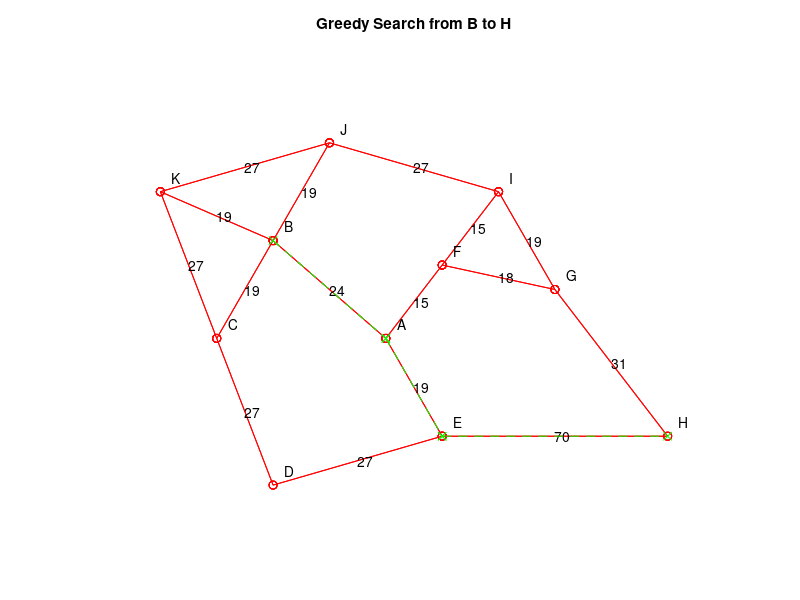

This chart was generated by the following MATLAB code:
% Code for Greedy algorithm
function D = Greedy
    pause(1)
    figure
    [A coord] = makeGraph; % call script to make the graph:
    gplot(A, coord, 'ro-')
    hold on
    for index = 1:length(coord)
        str = char('A' + index - 1);
        text(coord(index,1) + 0.2, ...
            coord(index,2) + 0.3, str);
    end
	showCosts(coord, A);
    axis([0 11 0 10]); axis off; hold on
    start = 2
    target = 8
    % initial path
    current = start;
    visited = start;
    while current(end) ~= target
        thisNode = current(end);
        % get possible paths from here
        children = find(A(thisNode,:) ~= 0);
        best = inf;
        node = -1; % no node seleected yet
        for thisChild = children
            if ~any(thisChild == visited)
                edgeCost = A(thisNode, thisChild);
                estimate = dist(thisChild, target, coord);
                cost = edgeCost + estimate;
                if cost < best
                    best = cost;
                    node = thisChild;
                end
            end % if ~any(thisChild == current)
        end % for thisChild = children
        if node == -1
            % dead end -> back up one
            current = current(1:end-1);
            if length(current == 0)
                error('path failed')
            end
        else
            current = [current node];
            visited = [visited node]; %
        end
    end
    D = sparse([0]);
    for it = 1:length(current)-1
        D(current(it), current(it+1)) = 1;
    end
    gplot(D, coord, 'gx--')
    title('Greedy Search from B to H')
end
function showCosts(co, A)
	n = length(A);
	for r = 1:n
        for c = r+1:n
            if A(r,c) > 0
                str = num2str(A(r,c));
                c1 = co(r,:);
                c2 = co(c,:);
                at = (c1 + c2) ./ 2;
                text(at(1),at(2), str);
            end
        end
    end
end
function [A coord] = makeGraph
    % edge weights
    cost = [24 19 15 19 19 19 27 27 27 70 18 15 31 19 27 27];
    % edge directions
    dir = [2 2 2 2 2 2 2 2 2 2 2 2 2 2 2 2];
    % connectivity
    node = [ 1 2 3 0	% edges from A
        1 4 5 6			% edges from B
        4 7 8 0			% edges from C
        7 9 0 0			% edges from D
        2 9 10 0		% edges from E
        3 11 12 0		% edges from F
        11 13 14 0		% edges from G
        10 13 0 0		% edges from H
        12 14 15 0		% edges from I
        5 15 16 0		% edges from J
        6 8 16 0]		% edges from K
    % coordinates
    coord = [   5 4 	% A
                3 6 	% B
                2 4 	% C
                3 1 	% D
                6 2 	% E
                6 5.5 	% F 
                8 5 	% G
                10 2 	% H
                7 7 	% I
                4 8 	% J
                1 7];	% K
    A = grAdjacency( node, cost, dir );
end
function A = grAdjacency( node, cost, dir )
    % compute an adjacency matrix.
    % it should contain the weight from one
    % node to another (0 if the nodes
    %	are not connected)
    [m cols] = size(node);
    n = length(cost);
    k = 0;
    % iterate across the edges
    %	finding the nodes at each end of the edge
    for is = 1:n
        iv = 0;
        for ir = 1:m
            for ic = 1:cols
                if node(ir, ic) == is
                    iv = iv + 1;
                    if iv > 2
                        error('bad intersection matrix');
                    end
                    ij(iv) = ir;
                end
            end
        end
        if iv ~= 2
            error(sprintf('didn''t find both ends of edge %d', is));
        end
        t = cost(is);
        if dir(is) ~= -1
            k = k + 1;
            ip(k) = ij(1); jp(k) = ij(2); tp(k) = t;
        end
        if dir(is) ~= 1
            k = k + 1;
            ip(k) = ij(2); jp(k) = ij(1); tp(k) = t;
        end
    end
    A = sparse( ip, jp, tp );
end
function res = dist(a, b, coord)
    from = coord(a,:);
    to = coord(b,:);
    res = sqrt((from(1)-to(1)).^2 + (from(2)-to(2)).^2);
	res = res .* 10;  % costs are 10 * separation
end
